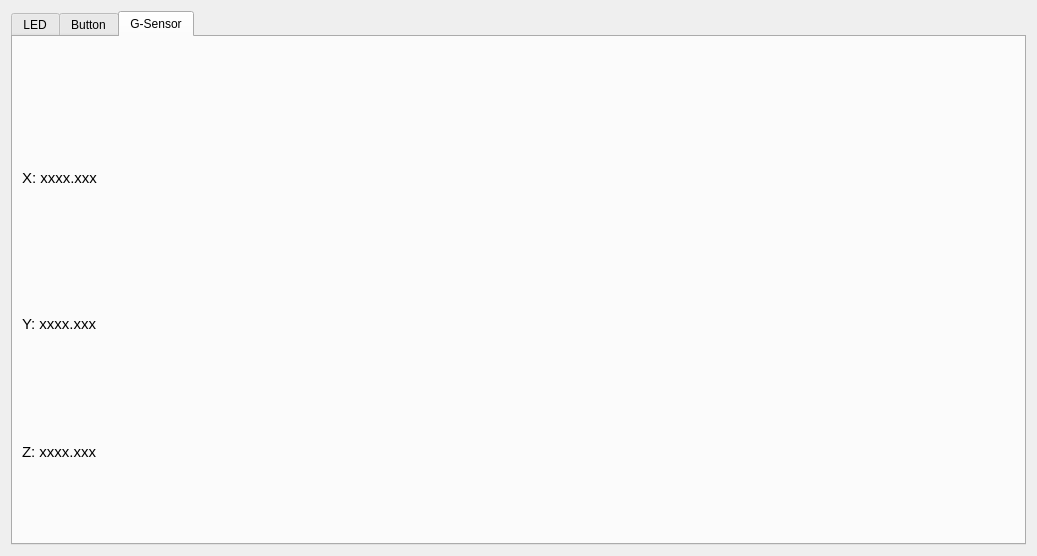
<?xml version="1.0" encoding="UTF-8"?>
<ui version="4.0">
 <class>Dialog</class>
 <widget class="QDialog" name="Dialog">
  <property name="windowModality">
   <enum>Qt::ApplicationModal</enum>
  </property>
  <property name="geometry">
   <rect>
    <x>0</x>
    <y>0</y>
    <width>1037</width>
    <height>556</height>
   </rect>
  </property>
  <property name="sizePolicy">
   <sizepolicy hsizetype="Fixed" vsizetype="Fixed">
    <horstretch>0</horstretch>
    <verstretch>0</verstretch>
   </sizepolicy>
  </property>
  <property name="cursor">
   <cursorShape>ArrowCursor</cursorShape>
  </property>
  <property name="contextMenuPolicy">
   <enum>Qt::DefaultContextMenu</enum>
  </property>
  <property name="windowTitle">
   <string extracomment="Developed by Richard">Control Panel</string>
  </property>
  <property name="sizeGripEnabled">
   <bool>false</bool>
  </property>
  <property name="modal">
   <bool>false</bool>
  </property>
  <layout class="QGridLayout" name="gridLayout">
   <item row="0" column="1">
    <widget class="QTabWidget" name="tabWidget">
     <property name="cursor">
      <cursorShape>ArrowCursor</cursorShape>
     </property>
     <property name="tabShape">
      <enum>QTabWidget::Rounded</enum>
     </property>
     <property name="currentIndex">
      <number>2</number>
     </property>
     <property name="iconSize">
      <size>
       <width>32</width>
       <height>32</height>
      </size>
     </property>
     <property name="movable">
      <bool>false</bool>
     </property>
     <widget class="QWidget" name="tabLED">
      <property name="cursor">
       <cursorShape>ArrowCursor</cursorShape>
      </property>
      <property name="autoFillBackground">
       <bool>false</bool>
      </property>
      <attribute name="icon">
       <iconset resource="images/images.qrc">
        <normaloff>:/new/Myresource/GLED.bmp</normaloff>:/new/Myresource/GLED.bmp</iconset>
      </attribute>
      <attribute name="title">
       <string>LED</string>
      </attribute>
      <widget class="QGroupBox" name="groupBox_fpga_led">
       <property name="geometry">
        <rect>
         <x>30</x>
         <y>20</y>
         <width>221</width>
         <height>201</height>
        </rect>
       </property>
       <property name="title">
        <string>FPGA LED</string>
       </property>
       <widget class="QCheckBox" name="checkBox_LED1">
        <property name="geometry">
         <rect>
          <x>10</x>
          <y>70</y>
          <width>95</width>
          <height>35</height>
         </rect>
        </property>
        <property name="font">
         <font>
          <bold>false</bold>
          <strikeout>false</strikeout>
          <kerning>false</kerning>
         </font>
        </property>
        <property name="cursor">
         <cursorShape>PointingHandCursor</cursorShape>
        </property>
        <property name="text">
         <string>LED1</string>
        </property>
        <property name="icon">
         <iconset resource="images/images.qrc">
          <normaloff>:/new/Myresource/GLED.bmp</normaloff>:/new/Myresource/GLED.bmp</iconset>
        </property>
        <property name="tristate">
         <bool>false</bool>
        </property>
       </widget>
       <widget class="QCheckBox" name="checkBox_LED0">
        <property name="geometry">
         <rect>
          <x>10</x>
          <y>30</y>
          <width>95</width>
          <height>35</height>
         </rect>
        </property>
        <property name="font">
         <font>
          <bold>false</bold>
          <strikeout>false</strikeout>
          <kerning>false</kerning>
         </font>
        </property>
        <property name="cursor">
         <cursorShape>PointingHandCursor</cursorShape>
        </property>
        <property name="text">
         <string>LED0</string>
        </property>
        <property name="icon">
         <iconset resource="images/images.qrc">
          <normaloff>:/new/Myresource/GLED.bmp</normaloff>:/new/Myresource/GLED.bmp</iconset>
        </property>
        <property name="tristate">
         <bool>false</bool>
        </property>
       </widget>
       <widget class="QCheckBox" name="checkBox_LED2">
        <property name="geometry">
         <rect>
          <x>10</x>
          <y>110</y>
          <width>95</width>
          <height>35</height>
         </rect>
        </property>
        <property name="font">
         <font>
          <bold>false</bold>
          <strikeout>false</strikeout>
          <kerning>false</kerning>
         </font>
        </property>
        <property name="cursor">
         <cursorShape>PointingHandCursor</cursorShape>
        </property>
        <property name="text">
         <string>LED2</string>
        </property>
        <property name="icon">
         <iconset resource="images/images.qrc">
          <normaloff>:/new/Myresource/GLED.bmp</normaloff>:/new/Myresource/GLED.bmp</iconset>
        </property>
        <property name="tristate">
         <bool>false</bool>
        </property>
       </widget>
       <widget class="QCheckBox" name="checkBox_LED3">
        <property name="geometry">
         <rect>
          <x>10</x>
          <y>150</y>
          <width>95</width>
          <height>35</height>
         </rect>
        </property>
        <property name="font">
         <font>
          <bold>false</bold>
          <strikeout>false</strikeout>
          <kerning>false</kerning>
         </font>
        </property>
        <property name="cursor">
         <cursorShape>PointingHandCursor</cursorShape>
        </property>
        <property name="text">
         <string>LED3</string>
        </property>
        <property name="icon">
         <iconset resource="images/images.qrc">
          <normaloff>:/new/Myresource/GLED.bmp</normaloff>:/new/Myresource/GLED.bmp</iconset>
        </property>
        <property name="tristate">
         <bool>false</bool>
        </property>
       </widget>
       <widget class="QCheckBox" name="checkBox_LED4">
        <property name="geometry">
         <rect>
          <x>120</x>
          <y>30</y>
          <width>95</width>
          <height>35</height>
         </rect>
        </property>
        <property name="font">
         <font>
          <bold>false</bold>
          <strikeout>false</strikeout>
          <kerning>false</kerning>
         </font>
        </property>
        <property name="cursor">
         <cursorShape>PointingHandCursor</cursorShape>
        </property>
        <property name="text">
         <string>LED4</string>
        </property>
        <property name="icon">
         <iconset resource="images/images.qrc">
          <normaloff>:/new/Myresource/GLED.bmp</normaloff>:/new/Myresource/GLED.bmp</iconset>
        </property>
        <property name="tristate">
         <bool>false</bool>
        </property>
       </widget>
       <widget class="QCheckBox" name="checkBox_LED5">
        <property name="geometry">
         <rect>
          <x>120</x>
          <y>70</y>
          <width>95</width>
          <height>35</height>
         </rect>
        </property>
        <property name="font">
         <font>
          <bold>false</bold>
          <strikeout>false</strikeout>
          <kerning>false</kerning>
         </font>
        </property>
        <property name="cursor">
         <cursorShape>PointingHandCursor</cursorShape>
        </property>
        <property name="text">
         <string>LED5</string>
        </property>
        <property name="icon">
         <iconset resource="images/images.qrc">
          <normaloff>:/new/Myresource/GLED.bmp</normaloff>:/new/Myresource/GLED.bmp</iconset>
        </property>
        <property name="tristate">
         <bool>false</bool>
        </property>
       </widget>
       <widget class="QCheckBox" name="checkBox_LED6">
        <property name="geometry">
         <rect>
          <x>120</x>
          <y>110</y>
          <width>95</width>
          <height>35</height>
         </rect>
        </property>
        <property name="font">
         <font>
          <bold>false</bold>
          <strikeout>false</strikeout>
          <kerning>false</kerning>
         </font>
        </property>
        <property name="cursor">
         <cursorShape>PointingHandCursor</cursorShape>
        </property>
        <property name="text">
         <string>LED6</string>
        </property>
        <property name="icon">
         <iconset resource="images/images.qrc">
          <normaloff>:/new/Myresource/GLED.bmp</normaloff>:/new/Myresource/GLED.bmp</iconset>
        </property>
        <property name="tristate">
         <bool>false</bool>
        </property>
       </widget>
       <widget class="QCheckBox" name="checkBox_LED7">
        <property name="geometry">
         <rect>
          <x>120</x>
          <y>150</y>
          <width>95</width>
          <height>35</height>
         </rect>
        </property>
        <property name="font">
         <font>
          <bold>false</bold>
          <strikeout>false</strikeout>
          <kerning>false</kerning>
         </font>
        </property>
        <property name="cursor">
         <cursorShape>PointingHandCursor</cursorShape>
        </property>
        <property name="text">
         <string>LED7</string>
        </property>
        <property name="icon">
         <iconset resource="images/images.qrc">
          <normaloff>:/new/Myresource/GLED.bmp</normaloff>:/new/Myresource/GLED.bmp</iconset>
        </property>
        <property name="tristate">
         <bool>false</bool>
        </property>
       </widget>
      </widget>
      <widget class="QGroupBox" name="groupBox_hps_led">
       <property name="geometry">
        <rect>
         <x>280</x>
         <y>20</y>
         <width>121</width>
         <height>81</height>
        </rect>
       </property>
       <property name="title">
        <string>HPS LED</string>
       </property>
       <widget class="QCheckBox" name="checkBox_HPS_LED0">
        <property name="geometry">
         <rect>
          <x>10</x>
          <y>30</y>
          <width>95</width>
          <height>35</height>
         </rect>
        </property>
        <property name="font">
         <font>
          <bold>false</bold>
          <strikeout>false</strikeout>
          <kerning>false</kerning>
         </font>
        </property>
        <property name="cursor">
         <cursorShape>PointingHandCursor</cursorShape>
        </property>
        <property name="text">
         <string>LED0</string>
        </property>
        <property name="icon">
         <iconset resource="images/images.qrc">
          <normaloff>:/new/Myresource/GLED.bmp</normaloff>:/new/Myresource/GLED.bmp</iconset>
        </property>
        <property name="tristate">
         <bool>false</bool>
        </property>
       </widget>
      </widget>
      <widget class="QPushButton" name="pushButton_LightAllLed">
       <property name="geometry">
        <rect>
         <x>280</x>
         <y>140</y>
         <width>80</width>
         <height>23</height>
        </rect>
       </property>
       <property name="cursor">
        <cursorShape>PointingHandCursor</cursorShape>
       </property>
       <property name="text">
        <string>Light All</string>
       </property>
      </widget>
      <widget class="QPushButton" name="pushButton_UnlightAllLed">
       <property name="geometry">
        <rect>
         <x>280</x>
         <y>170</y>
         <width>80</width>
         <height>23</height>
        </rect>
       </property>
       <property name="cursor">
        <cursorShape>PointingHandCursor</cursorShape>
       </property>
       <property name="text">
        <string>Unlight All</string>
       </property>
      </widget>
     </widget>
     <widget class="QWidget" name="tabButton">
      <property name="cursor">
       <cursorShape>ArrowCursor</cursorShape>
      </property>
      <attribute name="icon">
       <iconset resource="images/images.qrc">
        <normaloff>:/new/Myresource/BUTTON_UP.bmp</normaloff>:/new/Myresource/BUTTON_UP.bmp</iconset>
      </attribute>
      <attribute name="title">
       <string>Button</string>
      </attribute>
      <widget class="QGroupBox" name="groupBox_3">
       <property name="geometry">
        <rect>
         <x>290</x>
         <y>20</y>
         <width>101</width>
         <height>111</height>
        </rect>
       </property>
       <property name="title">
        <string>HPS</string>
       </property>
       <widget class="QLabel" name="label_hps_key0">
        <property name="geometry">
         <rect>
          <x>30</x>
          <y>40</y>
          <width>44</width>
          <height>44</height>
         </rect>
        </property>
        <property name="text">
         <string/>
        </property>
        <property name="pixmap">
         <pixmap resource="images/images.qrc">:/new/Myresource/BUTTON_DOWN.bmp</pixmap>
        </property>
       </widget>
      </widget>
      <widget class="QGroupBox" name="groupBox_4">
       <property name="geometry">
        <rect>
         <x>30</x>
         <y>20</y>
         <width>231</width>
         <height>191</height>
        </rect>
       </property>
       <property name="title">
        <string>FPGA</string>
       </property>
       <widget class="QLabel" name="label_key0">
        <property name="geometry">
         <rect>
          <x>100</x>
          <y>40</y>
          <width>44</width>
          <height>44</height>
         </rect>
        </property>
        <property name="text">
         <string/>
        </property>
        <property name="pixmap">
         <pixmap resource="images/images.qrc">:/new/Myresource/BUTTON_UP.bmp</pixmap>
        </property>
       </widget>
       <widget class="QLabel" name="label_key1">
        <property name="geometry">
         <rect>
          <x>30</x>
          <y>40</y>
          <width>44</width>
          <height>44</height>
         </rect>
        </property>
        <property name="text">
         <string/>
        </property>
        <property name="pixmap">
         <pixmap resource="images/images.qrc">:/new/Myresource/BUTTON_UP.bmp</pixmap>
        </property>
       </widget>
       <widget class="QLabel" name="label_sw0">
        <property name="geometry">
         <rect>
          <x>180</x>
          <y>110</y>
          <width>19</width>
          <height>63</height>
         </rect>
        </property>
        <property name="text">
         <string/>
        </property>
        <property name="pixmap">
         <pixmap resource="images/images.qrc">:/new/Myresource/SW_down.bmp</pixmap>
        </property>
       </widget>
       <widget class="QLabel" name="label_sw1">
        <property name="geometry">
         <rect>
          <x>130</x>
          <y>110</y>
          <width>19</width>
          <height>63</height>
         </rect>
        </property>
        <property name="text">
         <string/>
        </property>
        <property name="pixmap">
         <pixmap resource="images/images.qrc">:/new/Myresource/SW_down.bmp</pixmap>
        </property>
       </widget>
       <widget class="QLabel" name="label_sw2">
        <property name="geometry">
         <rect>
          <x>80</x>
          <y>110</y>
          <width>19</width>
          <height>63</height>
         </rect>
        </property>
        <property name="text">
         <string/>
        </property>
        <property name="pixmap">
         <pixmap resource="images/images.qrc">:/new/Myresource/SW_down.bmp</pixmap>
        </property>
       </widget>
       <widget class="QLabel" name="label_sw3">
        <property name="geometry">
         <rect>
          <x>30</x>
          <y>110</y>
          <width>19</width>
          <height>63</height>
         </rect>
        </property>
        <property name="text">
         <string/>
        </property>
        <property name="pixmap">
         <pixmap resource="images/images.qrc">:/new/Myresource/SW_down.bmp</pixmap>
        </property>
       </widget>
      </widget>
     </widget>
     <widget class="QWidget" name="tabGsensor">
      <property name="cursor">
       <cursorShape>ArrowCursor</cursorShape>
      </property>
      <attribute name="icon">
       <iconset resource="images/images.qrc">
        <normaloff>:/new/Myresource/tab/G-Sensor.png</normaloff>:/new/Myresource/tab/G-Sensor.png</iconset>
      </attribute>
      <attribute name="title">
       <string>G-Sensor</string>
      </attribute>
      <widget class="QLabel" name="label_Z">
       <property name="geometry">
        <rect>
         <x>9</x>
         <y>406</y>
         <width>111</width>
         <height>17</height>
        </rect>
       </property>
       <property name="font">
        <font>
         <pointsize>11</pointsize>
        </font>
       </property>
       <property name="text">
        <string>Z: xxxx.xxx</string>
       </property>
      </widget>
      <widget class="QLabel" name="label_X">
       <property name="geometry">
        <rect>
         <x>9</x>
         <y>132</y>
         <width>121</width>
         <height>17</height>
        </rect>
       </property>
       <property name="font">
        <font>
         <pointsize>11</pointsize>
        </font>
       </property>
       <property name="text">
        <string>X: xxxx.xxx</string>
       </property>
      </widget>
      <widget class="QLabel" name="label_Y">
       <property name="geometry">
        <rect>
         <x>9</x>
         <y>278</y>
         <width>121</width>
         <height>17</height>
        </rect>
       </property>
       <property name="font">
        <font>
         <pointsize>11</pointsize>
        </font>
       </property>
       <property name="text">
        <string>Y: xxxx.xxx</string>
       </property>
      </widget>
      <widget class="QLabel" name="label_encoder2">
       <property name="geometry">
        <rect>
         <x>10</x>
         <y>60</y>
         <width>121</width>
         <height>17</height>
        </rect>
       </property>
       <property name="text">
        <string/>
       </property>
      </widget>
      <widget class="QLabel" name="label_encoder1">
       <property name="geometry">
        <rect>
         <x>10</x>
         <y>20</y>
         <width>131</width>
         <height>17</height>
        </rect>
       </property>
       <property name="text">
        <string/>
       </property>
      </widget>
     </widget>
    </widget>
   </item>
  </layout>
 </widget>
 <layoutdefault spacing="6" margin="11"/>
 <resources>
  <include location="images/images.qrc"/>
 </resources>
 <connections>
  <connection>
   <sender>checkBox_LED7</sender>
   <signal>clicked()</signal>
   <receiver>Dialog</receiver>
   <slot>ClickLED()</slot>
   <hints>
    <hint type="sourcelabel">
     <x>167</x>
     <y>180</y>
    </hint>
    <hint type="destinationlabel">
     <x>496</x>
     <y>163</y>
    </hint>
   </hints>
  </connection>
  <connection>
   <sender>checkBox_LED2</sender>
   <signal>clicked()</signal>
   <receiver>Dialog</receiver>
   <slot>ClickLED()</slot>
   <hints>
    <hint type="sourcelabel">
     <x>69</x>
     <y>165</y>
    </hint>
    <hint type="destinationlabel">
     <x>71</x>
     <y>309</y>
    </hint>
   </hints>
  </connection>
  <connection>
   <sender>checkBox_HPS_LED0</sender>
   <signal>clicked()</signal>
   <receiver>Dialog</receiver>
   <slot>ClickLED()</slot>
   <hints>
    <hint type="sourcelabel">
     <x>302</x>
     <y>120</y>
    </hint>
    <hint type="destinationlabel">
     <x>0</x>
     <y>87</y>
    </hint>
   </hints>
  </connection>
  <connection>
   <sender>checkBox_LED6</sender>
   <signal>clicked()</signal>
   <receiver>Dialog</receiver>
   <slot>ClickLED()</slot>
   <hints>
    <hint type="sourcelabel">
     <x>174</x>
     <y>139</y>
    </hint>
    <hint type="destinationlabel">
     <x>490</x>
     <y>193</y>
    </hint>
   </hints>
  </connection>
  <connection>
   <sender>checkBox_LED4</sender>
   <signal>clicked()</signal>
   <receiver>Dialog</receiver>
   <slot>ClickLED()</slot>
   <hints>
    <hint type="sourcelabel">
     <x>61</x>
     <y>229</y>
    </hint>
    <hint type="destinationlabel">
     <x>50</x>
     <y>409</y>
    </hint>
   </hints>
  </connection>
  <connection>
   <sender>checkBox_LED0</sender>
   <signal>clicked()</signal>
   <receiver>Dialog</receiver>
   <slot>ClickLED()</slot>
   <hints>
    <hint type="sourcelabel">
     <x>80</x>
     <y>107</y>
    </hint>
    <hint type="destinationlabel">
     <x>81</x>
     <y>349</y>
    </hint>
   </hints>
  </connection>
  <connection>
   <sender>checkBox_LED3</sender>
   <signal>clicked()</signal>
   <receiver>Dialog</receiver>
   <slot>ClickLED()</slot>
   <hints>
    <hint type="sourcelabel">
     <x>94</x>
     <y>198</y>
    </hint>
    <hint type="destinationlabel">
     <x>103</x>
     <y>371</y>
    </hint>
   </hints>
  </connection>
  <connection>
   <sender>checkBox_LED1</sender>
   <signal>clicked()</signal>
   <receiver>Dialog</receiver>
   <slot>ClickLED()</slot>
   <hints>
    <hint type="sourcelabel">
     <x>120</x>
     <y>146</y>
    </hint>
    <hint type="destinationlabel">
     <x>461</x>
     <y>132</y>
    </hint>
   </hints>
  </connection>
  <connection>
   <sender>checkBox_LED5</sender>
   <signal>clicked()</signal>
   <receiver>Dialog</receiver>
   <slot>ClickLED()</slot>
   <hints>
    <hint type="sourcelabel">
     <x>164</x>
     <y>108</y>
    </hint>
    <hint type="destinationlabel">
     <x>495</x>
     <y>107</y>
    </hint>
   </hints>
  </connection>
 </connections>
 <slots>
  <slot>slot1()</slot>
  <slot>ClickLED()</slot>
  <slot>ClickHEX()</slot>
  <slot>clickHEX(int)</slot>
 </slots>
</ui>
